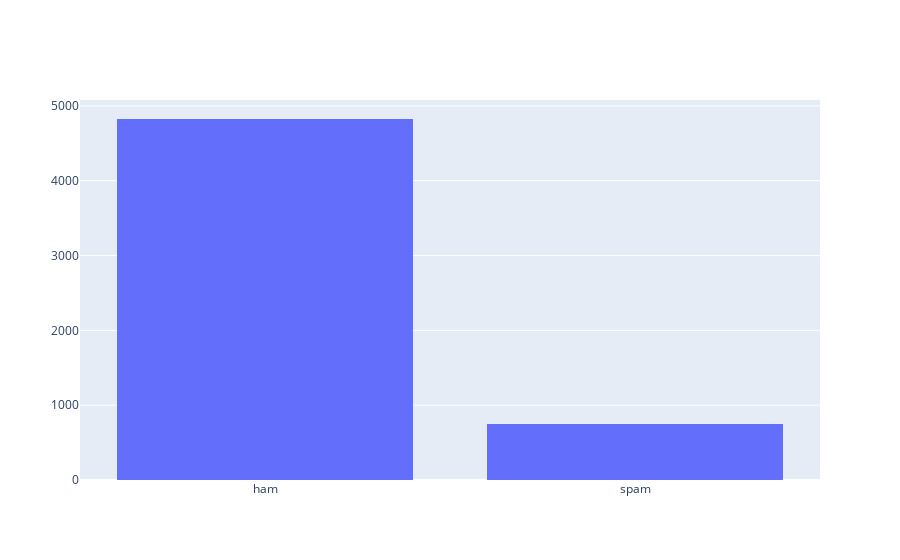

Source (notebook cell):
### Code cell
fig=go.Figure(data=go.Histogram(x=dataset["Category"]))
fig.show()

### Figure 1 — Plotly figure (JSON) as saved in the notebook; plotly's stock layout.template omitted (floating-point values rounded to 4 significant figures; data arrays with more than 128 entries replaced by an {"elided": "..."} marker saying what was removed)
{"data": [{"type": "histogram", "x": {"elided": "5572 str values"}}], "layout": {}}
